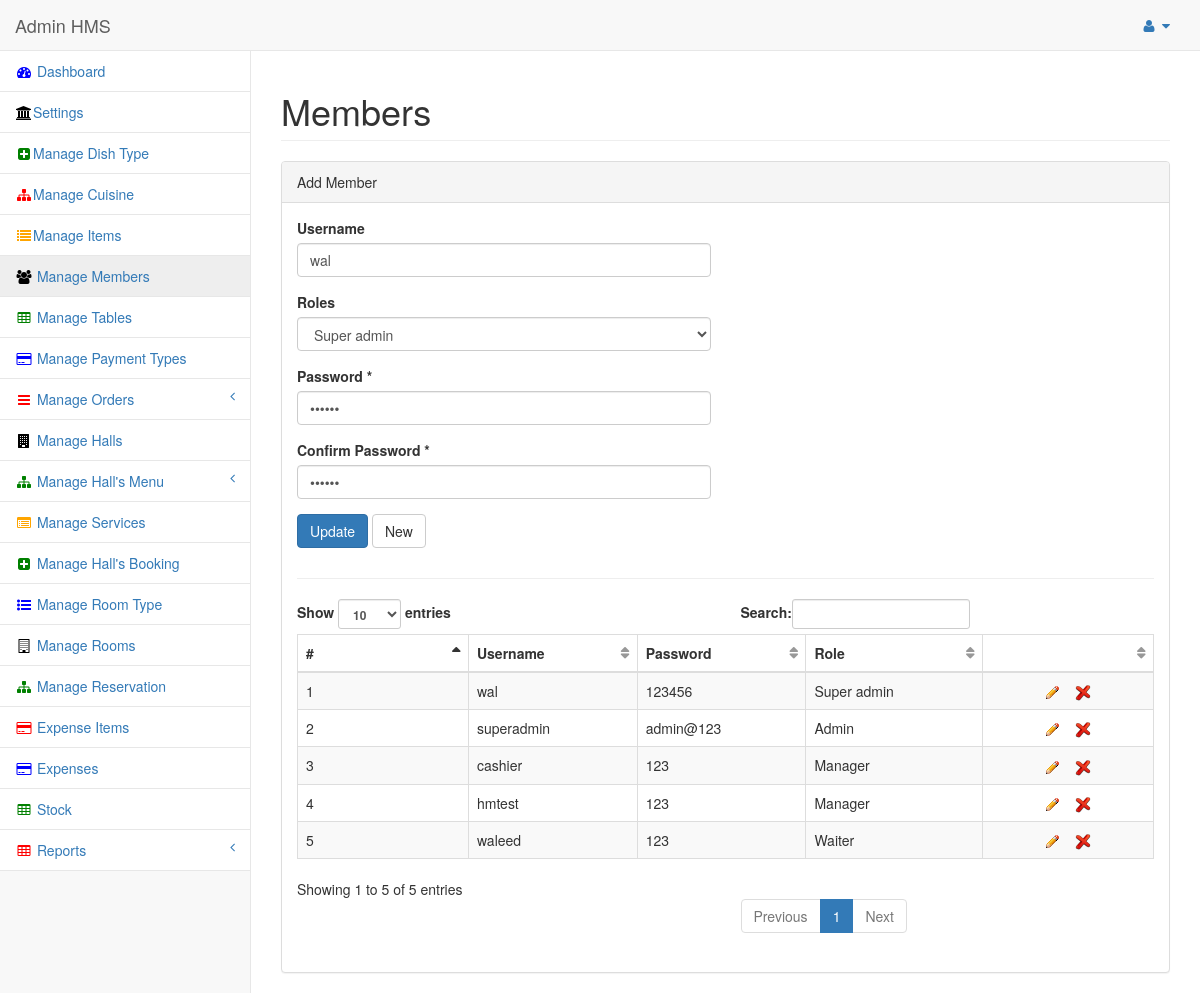
The app's page /admin/panel/members.php?u_id=5 (signed in) with its own data.
### tables this page shows
CREATE TABLE IF NOT EXISTS `users` (
  `u_id` int(6) NOT NULL AUTO_INCREMENT,
  `fname` varchar(25) NOT NULL,
  `sname` varchar(25) NOT NULL,
  `username` varchar(30) NOT NULL,
  `pass` text NOT NULL,
  `phone` int(25) DEFAULT NULL,
  `mobile` int(11) DEFAULT NULL,
  `fax` int(11) DEFAULT NULL,
  `email` varchar(65) DEFAULT NULL,
  `dateregistered` date DEFAULT NULL,
  `countrycode` smallint(6) DEFAULT NULL,
  `role_id` int(11) NOT NULL,
  `u_status` int(11) NOT NULL,
  PRIMARY KEY (`u_id`),
  UNIQUE KEY `userid` (`u_id`),
  UNIQUE KEY `loginname` (`username`),
  KEY `names` (`fname`,`sname`)
);

CREATE TABLE IF NOT EXISTS `roles` (
  `role_id` int(11) NOT NULL AUTO_INCREMENT,
  `role_name` text NOT NULL,
  `role_status` int(11) NOT NULL,
  `cat` int(11) NOT NULL,
  PRIMARY KEY (`role_id`)
);

### functions.php (called while the page is built, shortened)
<?php
function get_title($mode,$text){
switch($mode)
{
case role:	   $sql2 = "select role_name title from roles where cat ='$text'"; break;
}
$result = mysql_query($sql2);
$rows = mysql_fetch_assoc($result);
$title	= $rows["title"];
return $title;
}
?>

### admin/panel/members.php (the view, shortened to what this page needs)
<?php include("../../conn/db.php");
	if(isset($_GET["u_id"]))
	{
		$insertSQL = "SELECT * FROM users where u_id = '".$_GET["u_id"]."' and u_status = 0";
		$Result1 = mysql_query($insertSQL, $dbconfig) or die(mysql_error());
		$row = mysql_fetch_assoc($Result1);
		$username = $row["username"];
		$pass = $row["pass"];
		$role_ids = $row["role_id"];
	}
?>
<!DOCTYPE html>
<html lang="en">
<head>
   <?php include("header.php"); ?>
</head>
<body>
    <div id="wrapper">
        <nav class="navbar navbar-default navbar-static-top" role="navigation" style="margin-bottom: 0">
            <div class="navbar-header">
                <a class="navbar-brand" href="index.php">Admin HMS</a>
            </div>
           <?php include("topbar.php") ?>
		<?php include("sidebar.php"); ?>
        </nav>
        <div id="page-wrapper">
            <div class="row">
                <div class="col-lg-12">
                    <h1 class="page-header">Members</h1>
                </div>
            </div>
            <div class="row">
                <div class="col-lg-12">
                    <div class="panel panel-default">
                        <div class="panel-heading">
                            Add Member
                        </div>
                        <div class="panel-body">
                            <div class="row">
                                <div class="col-lg-6">
                                    <form role="form" method="post" id="userForm">
									<div class="form-group">
										<label>Username</label>
										<input class="form-control" type="text" placeholder="Enter name" name="username" value="<?php echo $username; ?>">
									</div>
									<div class="form-group">
                                            <label>Roles</label>
                                             <select name="role_id" class="form-control" required>
											<?php
			$qry = "SELECT * FROM roles where role_status=0 order by role_name";
		$results = mysql_query($qry);
		while($rowsu = mysql_fetch_assoc($results))
		{
											?>
				<option value="<?php echo $rowsu["cat"]; ?>" <?php if($role_ids==$rowsu["cat"]){ echo "selected";} ?>><?php echo $rowsu["role_name"]; ?></option>
		<?php
		}
		?>
											</select>
                                        </div>
									<div class="form-group">
                                    	<label>Password *</label>
                                        <input class="form-control" type="password" name="password" id="password1" value="<?php echo $pass; ?>" required onKeyPress="return AvoidSpace(event)" placeholder="Enter Your Password">
                                    </div>
                                    <div class="form-group">
                                    	<label>Confirm Password *</label>
                                        <input class="form-control" type="password" name="cpassword" id="password2" value="<?php echo $pass; ?>" required onKeyPress="return AvoidSpace(event)" placeholder="Re Enter Your Password">
                                    </div>
                                       <?php if(isset($_GET["u_id"]))
										{ ?>
                                        <button type="submit" class="btn btn-primary">Update </button>
										<a href="members.php" class="btn btn-default">  New  </a>
										<?php } else { ?>
                                        <button type="submit" class="btn btn-default">Insert </button>
										<a href="members.php" class="btn btn-success">  New  </a>
										<?php } ?>
									</form>
                                </div>
                            </div>
							<hr>
						<div id="txtHint" style="margin-top:20px;">
							<?php include("view_members.php"); ?>
							</div>
                        </div>
                    </div>
                </div>
            </div>
        </div>
    </div>
</body>
</html>

### admin/panel/view_members.php (shortened to what this page needs)
<?php require_once('../../conn/db.php');
 require_once('../../functions.php'); ?>
                            <div class="dataTable_wrapper">
                                <table class="table table-striped table-bordered table-hover" id="dataTables-example">
                                    <thead>
                                        <tr>
                                            <th width="20%">#</th>
                                            <th>Username</th>
                                            <th>Password</th>
                                            <th>Role</th>
											<th width="20%"> </th>
                                        </tr>
                                    </thead>
                                    <tbody>
									                 <?php
				$insertSQL = "SELECT * FROM users where u_status = 0";
				$Result1 = mysql_query($insertSQL, $dbconfig) or die(mysql_error());
				while($row = mysql_fetch_assoc($Result1))
				{
				$u_id = $row["u_id"];
				$username = $row["username"];
				$pass = $row["pass"];
				$role_id = $row["role_id"];
						?>
                                        <tr class="odd gradeX">
                                            <td><?php echo $mc = $mc + 1; ?></td>
                                            <td><?php echo $username; ?></td>
                                            <td><?php echo $pass; ?></td>
                                            <td><?php echo get_title(role,$role_id); ?></td>
                                            <td align="center"><a href="members.php?u_id=<?php echo $u_id; ?>" title="Edit"> <img src="img/edit.gif" alt="HMS" /></a>
											<a href="#" class="delete_class<?php echo $u_id; ?>" id="confirm<?php echo $u_id; ?>" value="<?php echo $u_id; ?>"  title="Delete" > <img src="img/delete.png" alt="HMS" /></a>
											</td>
                                        </tr>
				<?php } ?>
                                     </tbody>
                                </table>
                            </div>

### lobibox-master/demo/demo.css (style rules this page uses)
.btn { margin-bottom: 10px; }

### records on screen
users: username "wal", role_id "Super admin", pass "123456", role.role_name "Super admin", $u_id 5 (drawn)
users: mc "2", username "superadmin", pass "admin@123", role.role_name "Admin", $u_id 7 (drawn)
users: mc "3", username "cashier", pass "123", role.role_name "Manager", $u_id 8 (drawn)
users: mc "4", username "hmtest", pass "123", role.role_name "Manager", $u_id 10 (drawn)
users: mc "5", username "waleed", pass "123", role.role_name "Waiter", $u_id 11 (drawn)
